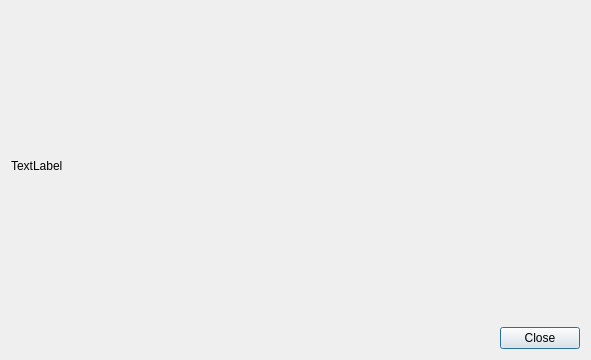
<?xml version="1.0" encoding="UTF-8"?>
<ui version="4.0">
 <class>OCC::LegalNotice</class>
 <widget class="QDialog" name="OCC::LegalNotice">
  <property name="geometry">
   <rect>
    <x>0</x>
    <y>0</y>
    <width>591</width>
    <height>360</height>
   </rect>
  </property>
  <property name="windowTitle">
   <string>Legal notice</string>
  </property>
  <layout class="QVBoxLayout" name="verticalLayout">
   <item>
    <widget class="QLabel" name="notice">
     <property name="text">
      <string notr="true">TextLabel</string>
     </property>
    </widget>
   </item>
   <item>
    <layout class="QHBoxLayout" name="horizontalLayout">
     <item>
      <spacer name="horizontalSpacer">
       <property name="orientation">
        <enum>Qt::Horizontal</enum>
       </property>
       <property name="sizeHint" stdset="0">
        <size>
         <width>40</width>
         <height>20</height>
        </size>
       </property>
      </spacer>
     </item>
     <item>
      <widget class="QPushButton" name="closeButton">
       <property name="text">
        <string>Close</string>
       </property>
      </widget>
     </item>
    </layout>
   </item>
  </layout>
 </widget>
 <resources/>
 <connections/>
</ui>
